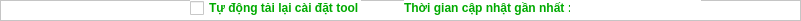
                        <widget class="QFrame" name="frame_92">
                         <property name="geometry">
                          <rect>
                           <x>-1</x>
                           <y>0</y>
                           <width>801</width>
                           <height>21</height>
                          </rect>
                         </property>
                         <property name="layoutDirection">
                          <enum>Qt::LeftToRight</enum>
                         </property>
                         <property name="styleSheet">
                          <string notr="true">background-color: rgb(255, 255, 255);</string>
                         </property>
                         <property name="frameShape">
                          <enum>QFrame::StyledPanel</enum>
                         </property>
                         <property name="frameShadow">
                          <enum>QFrame::Raised</enum>
                         </property>
                         <widget class="QLabel" name="label_54">
                          <property name="geometry">
                           <rect>
                            <x>404</x>
                            <y>0</y>
                            <width>171</width>
                            <height>16</height>
                           </rect>
                          </property>
                          <property name="font">
                           <font>
                            <weight>75</weight>
                            <bold>true</bold>
                           </font>
                          </property>
                          <property name="styleSheet">
                           <string notr="true">color: rgb(0, 170, 0);</string>
                          </property>
                          <property name="text">
                           <string>Thời gian cập nhật gần nhất :</string>
                          </property>
                         </widget>
                         <widget class="QCheckBox" name="boxAutoLoad">
                          <property name="geometry">
                           <rect>
                            <x>190</x>
                            <y>0</y>
                            <width>171</width>
                            <height>16</height>
                           </rect>
                          </property>
                          <property name="font">
                           <font>
                            <weight>75</weight>
                            <bold>true</bold>
                           </font>
                          </property>
                          <property name="autoFillBackground">
                           <bool>false</bool>
                          </property>
                          <property name="styleSheet">
                           <string notr="true">color: rgb(0, 170, 0);</string>
                          </property>
                          <property name="text">
                           <string>Tự động tải lại cài đặt tool </string>
                          </property>
                         </widget>
                         <widget class="QLabel" name="label_updated_at">
                          <property name="geometry">
                           <rect>
                            <x>570</x>
                            <y>0</y>
                            <width>131</width>
                            <height>16</height>
                           </rect>
                          </property>
                          <property name="font">
                           <font>
                            <weight>75</weight>
                            <bold>true</bold>
                           </font>
                          </property>
                          <property name="styleSheet">
                           <string notr="true">color: rgb(0, 170, 0);</string>
                          </property>
                          <property name="text">
                           <string/>
                          </property>
                         </widget>
                        </widget>
